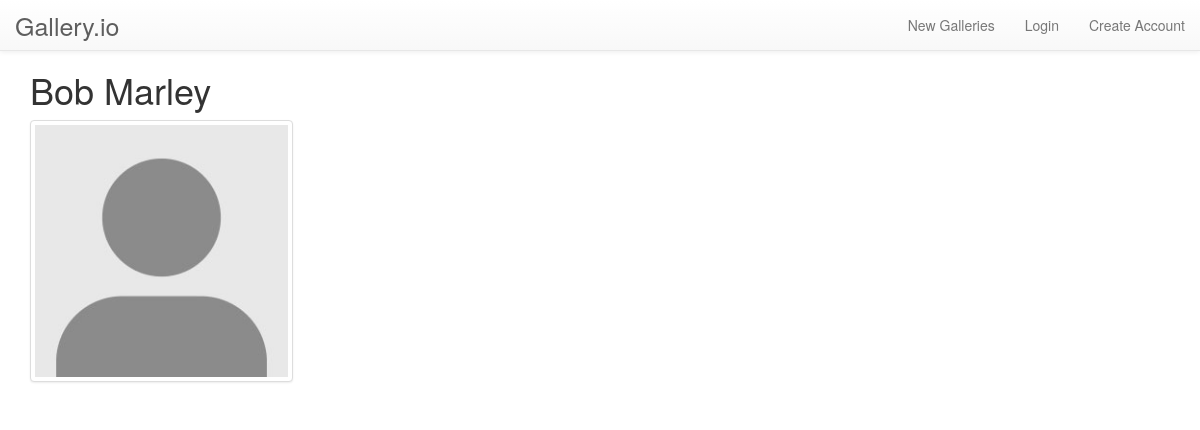
The app's page /portfolio/bobmarley/ with its own data.
### showcase/models.py (models this page shows, shortened)
class ArtistProfile(models.Model):
    user = models.OneToOneField(User)
    avatar = models.ImageField(default='/art/placeholder.jpg')
    join_date = models.DateField('date joined', default=timezone.now)
    bio = models.TextField(max_length=250, default='')

### showcase/views.py (the view)
# urls.py: url(r'^portfolio/(?P<username>[\w]+)/$', views.portfolio, name='portfolio'),
def portfolio(request, username):
    context = {
        'title': None,
        'artist': None,
        'error_messages': [],
    }
    user = User.objects.get(username=username)
    artist = ArtistProfile.objects.get(user=user)
    if artist is None:
        context['error_messages'].append('No artist under the username %s' % username)
        return render(request, 'showcase/index.html', context)
    context['title'] = '{0} {1}\'s Portfolio'.format(user.first_name, user.last_name)
    context['artist'] = artist
    return render(request, 'showcase/portfolio.html', context)

### showcase/templates/showcase/portfolio.html
{% extends "showcase/base.html" %}
{% block content %}
  <div class="portfolio">
    <h1 class="artist-title">
      {{ artist.user.first_name }}&nbsp;{{ artist.user.last_name }}
    </h1>
    <div class="row">
      <div class="col-xs-6 col-md-3">
        <a href="#" class="thumbnail">
          <img src="{{ artist.avatar.url }}" alt="{{ artist.user.username }}'s profile picture" class="img-responsive">
        </a>
      </div>
    </div>
  </div>
{% endblock content %}

### showcase/static/showcase/style.css (style rules this page uses)
body { padding-bottom: 50px; }

### records on screen
ArtistProfile: user.first_name "Bob", user.last_name "Marley", avatar (placeholder picture)
